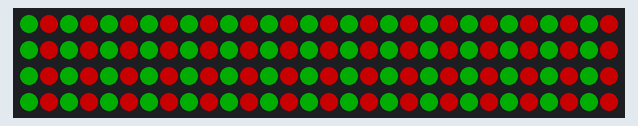
The sketch below on a simulated Arduino Uno, built with avr-gcc and run on an emulated ATmega328P. On the bench: 120 RGB LEDs in strip order, left to right, continuing on the next row. Dim RGB values are drawn brighter than linear.

Above: at 0.1 s.
At 0.6 s:
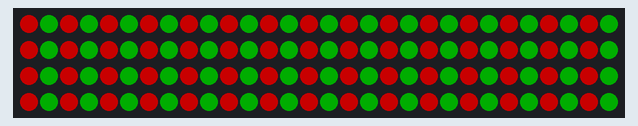

The sketch:

christmas.ino.ino
```cpp
#include <FastLED.h>

#define LED_PIN     6
#define NUM_LEDS    120
#define BRIGHTNESS  100
#define LED_TYPE    WS2812B
#define COLOR_ORDER GRB
CRGB leds[NUM_LEDS];

void setup() {
  FastLED.addLeds<LED_TYPE, LED_PIN, COLOR_ORDER>(leds, NUM_LEDS).setCorrection(TypicalLEDStrip);
  FastLED.setBrightness(BRIGHTNESS);
}

void loop() {
  for(int i = 0; i < NUM_LEDS; i++) {
    if(i % 2 == 0) {
      leds[i] = CRGB::Green;
    } else {
      leds[i] = CRGB::Red;
    }
  }
  FastLED.show();
  delay(500);

  for(int i = 0; i < NUM_LEDS; i++) {
    if(i % 2 == 0) {
      leds[i] = CRGB::Red;
    } else {
      leds[i] = CRGB::Green;
    }
  }
  FastLED.show();
  delay(500);
}
```

Measured:
- what the display in image 1 shows lasts 0.5 s, from 0.5 s to 1.0 s
